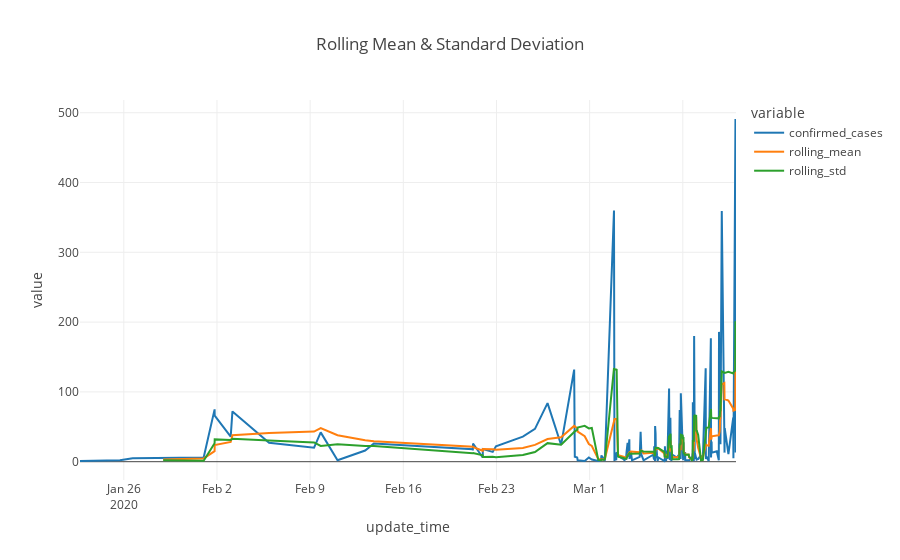

Notebook source saved alongside this figure:
### Markdown cell above
---
> 1. Plot the time series, along with any logical or necessary differences to get a stationary dataset.

### Code cell
# check rolling mean for stationarity
time_us['rolling_mean'] = time_us['confirmed_cases'].rolling(window=7).mean()
time_us['rolling_std'] = time_us['confirmed_cases'].rolling(window=7).std()

rolling = pd.melt(
    time_us, 
    id_vars='update_time',
    value_vars=['confirmed_cases', "rolling_mean", "rolling_std"],
    var_name="variable",
    value_name="value",
)

ilinechart(rolling, "update_time", "value", groups='variable', title="Rolling Mean & Standard Deviation")

### Figure 1 — Plotly figure (JSON) as saved in the notebook; plotly's stock layout.template omitted (floating-point values rounded to 4 significant figures; data arrays with more than 128 entries replaced by an {"elided": "..."} marker saying what was removed)
{"data": [{"hovertemplate": "variable=confirmed_cases<br>update_time=%{x}<br>value=%{y}<extra></extra>", "legendgroup": "confirmed_cases", "line": {"color": "#1F77B4", "dash": "solid"}, "mode": "lines", "name": "confirmed_cases", "orientation": "v", "showlegend": true, "type": "scatter", "x": {"elided": "187 str values"}, "xaxis": "x", "y": {"elided": "187 int values"}, "yaxis": "y"}, {"hovertemplate": "variable=rolling_mean<br>update_time=%{x}<br>value=%{y}<extra></extra>", "legendgroup": "rolling_mean", "line": {"color": "#FF7F0E", "dash": "solid"}, "mode": "lines", "name": "rolling_mean", "orientation": "v", "showlegend": true, "type": "scatter", "x": {"elided": "187 str values"}, "xaxis": "x", "y": {"elided": "187 float values"}, "yaxis": "y"}, {"hovertemplate": "variable=rolling_std<br>update_time=%{x}<br>value=%{y}<extra></extra>", "legendgroup": "rolling_std", "line": {"color": "#2CA02C", "dash": "solid"}, "mode": "lines", "name": "rolling_std", "orientation": "v", "showlegend": true, "type": "scatter", "x": {"elided": "187 str values"}, "xaxis": "x", "y": {"elided": "187 float values"}, "yaxis": "y"}], "layout": {"legend": {"title": {"text": "variable"}, "tracegroupgap": 0}, "title": {"text": "Rolling Mean & Standard Deviation"}, "xaxis": {"anchor": "y", "domain": [0, 1], "title": {"text": "update_time"}}, "yaxis": {"anchor": "x", "domain": [0, 1], "title": {"text": "value"}}}}
